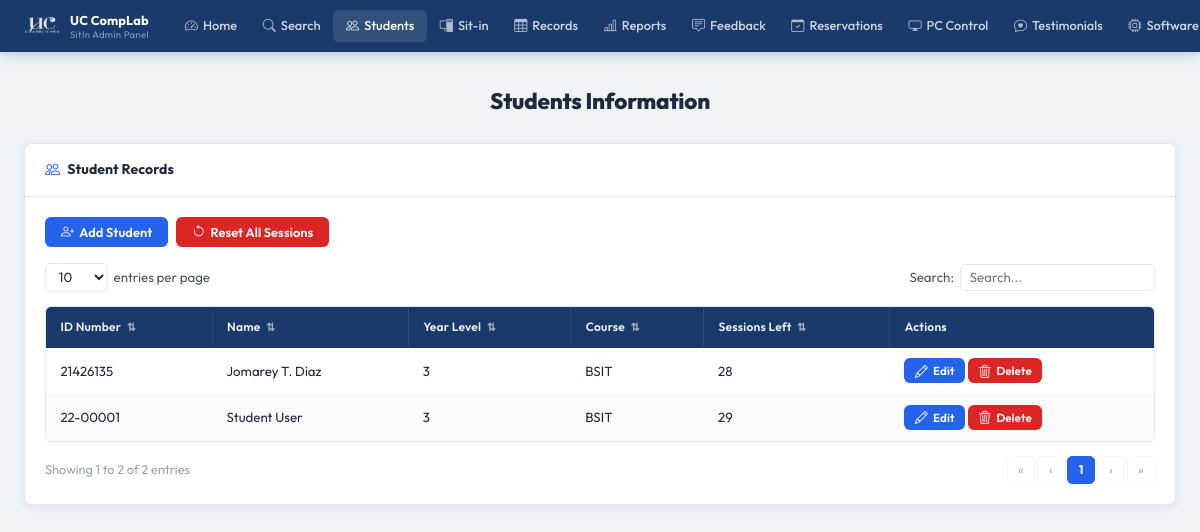
Before: /pages/admin/students.php (signed in) with the older database file.
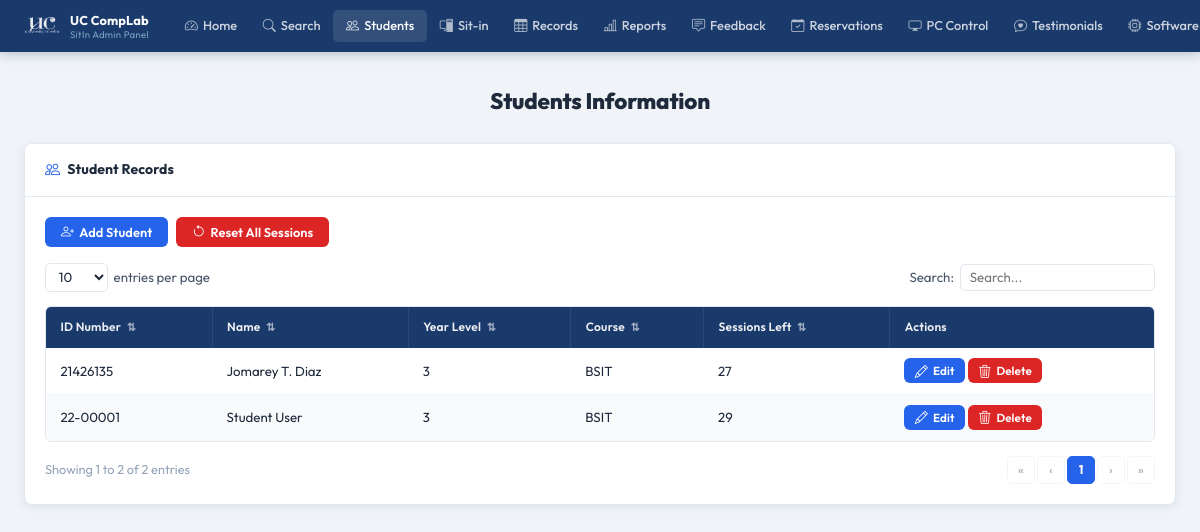
After: the same page with the newer database file.
### tables this page shows
CREATE TABLE users (
            id                 INTEGER PRIMARY KEY AUTOINCREMENT,
            first_name         TEXT    NOT NULL,
            last_name          TEXT    NOT NULL,
            middle_name        TEXT,
            student_id         TEXT    UNIQUE NOT NULL,
            course             TEXT    NOT NULL,
            course_level       INTEGER NOT NULL,
            email              TEXT    UNIQUE NOT NULL,
            address            TEXT    NOT NULL,
            password           TEXT    NOT NULL,
            remaining_sessions INTEGER DEFAULT 30,
            created_at         DATETIME DEFAULT CURRENT_TIMESTAMP
        , profile_picture TEXT, points INTEGER DEFAULT 0);

### pages/admin/students.php (the view, shortened to what this page needs)
<?php
$base = '../../';
$db = getDB();
$search = trim($_GET['q'] ?? '');
if ($search) {
    $s = $db->prepare("
        SELECT * FROM users
        WHERE first_name LIKE ? OR last_name LIKE ? OR student_id LIKE ? OR course LIKE ? OR email LIKE ?
        ORDER BY student_id ASC
    ");
    $s->execute(array_fill(0, 5, "%{$search}%"));
} else {
    $s = $db->query("SELECT * FROM users ORDER BY student_id ASC");
}
$students = $s->fetchAll();
?>
<!DOCTYPE html>
<html lang="en">
<head>
  <link rel="stylesheet" href="<?= $base ?>assets/css/admin.css"/>
  <link rel="stylesheet" href="https://cdn.jsdelivr.net/npm/bootstrap-icons@1.11.3/font/bootstrap-icons.css"/>
</head>
<body>
<?php require_once __DIR__ . '/../../includes/admin-navbar.php'; ?>
<div class="admin-page">
  <div class="admin-inner">
    <h1 class="a-page-title">Students Information</h1>
    <div class="a-card">
      <div class="a-card-header">
        <i class="bi bi-people"></i> Student Records
      </div>
      <div class="a-card-body">
        <div style="display:flex; gap:0.5rem; margin-bottom:1rem; flex-wrap:wrap;">
          <button class="a-btn a-btn-primary" data-open-modal="addStudentModal">
            <i class="bi bi-person-plus"></i> Add Student
          </button>
          <form method="POST" style="display:inline;"
                onsubmit="return confirm('Reset ALL students to 30 sessions?')">
            <button type="submit" class="a-btn a-btn-red">
              <i class="bi bi-arrow-counterclockwise"></i> Reset All Sessions
            </button>
          </form>
        </div>
        <div class="a-table-controls">
          <div class="a-entries-wrap">
            <select id="stuSelect" class="a-entries-select">
              <option>10</option><option>25</option><option>50</option><option>100</option>
            </select>
            <span>entries per page</span>
          </div>
          <div class="a-search-wrap">
            <label>Search:</label>
            <input type="text" id="stuSearch" class="a-search-box"
                   value="<?= htmlspecialchars($search) ?>" placeholder="Search..." />
          </div>
        </div>
        <div class="a-table-wrap">
          <table class="a-table" id="stuTable">
            <thead>
              <tr>
                <th class="a-sortable" data-col="0">ID Number <span class="a-sort-icon">⇅</span></th>
                <th class="a-sortable" data-col="1">Name <span class="a-sort-icon">⇅</span></th>
                <th class="a-sortable" data-col="2">Year Level <span class="a-sort-icon">⇅</span></th>
                <th class="a-sortable" data-col="3">Course <span class="a-sort-icon">⇅</span></th>
                <th class="a-sortable" data-col="4">Sessions Left <span class="a-sort-icon">⇅</span></th>
                <th>Actions</th>
              </tr>
            </thead>
            <tbody id="stuBody">
              <?php if (empty($students)): ?>
                <tr class="a-table-empty"><td colspan="6">No students found.</td></tr>
              <?php else: ?>
                <?php foreach ($students as $s): ?>
                  <tr class="a-data-row">
                    <td><?= htmlspecialchars($s['student_id']) ?></td>
                    <td><?= htmlspecialchars(
                          $s['first_name'] . ' ' .
                          ($s['middle_name'] ? $s['middle_name'][0] . '. ' : '') .
                          $s['last_name']
                        ) ?></td>
                    <td><?= (int)$s['course_level'] ?></td>
                    <td><?= htmlspecialchars($s['course']) ?></td>
                    <td><?= (int)($s['remaining_sessions'] ?? 30) ?></td>
                    <td>
                      <button class="a-btn a-btn-primary a-btn-sm"
                              onclick="openEdit(<?= htmlspecialchars(json_encode($s)) ?>)">
                        <i class="bi bi-pencil"></i> Edit
                      </button>
                      <form method="POST" style="display:inline;"
                            onsubmit="return confirm('Delete this student?')">
                        <button type="submit" class="a-btn a-btn-red a-btn-sm">
                          <i class="bi bi-trash3"></i> Delete
                        </button>
                      </form>
                    </td>
                  </tr>
                <?php endforeach; ?>
              <?php endif; ?>
            </tbody>
          </table>
        </div>
        <div class="a-table-footer">
          <div class="a-table-info" id="stuInfo"></div>
          <div class="a-pagination"  id="stuPag"></div>
        </div>
      </div>
    </div>
  </div>
</div>
</body>
</html>

Changed rows visible on the page:
changed users "Jomarey T. Diaz": remaining_sessions "28" → "27"
